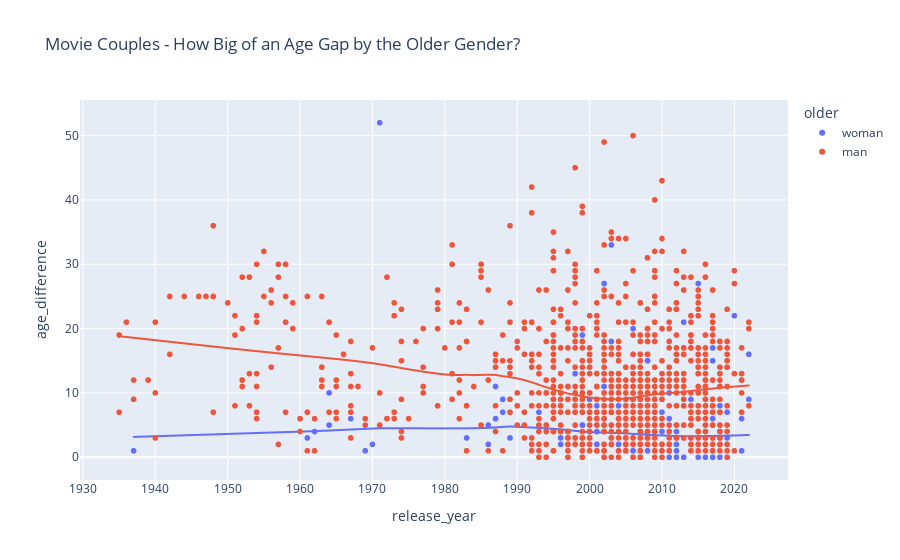

The cell this chart's notebook holds for it:
### Code cell
fig = px.scatter(df, x="release_year", y="age_difference", color="older", trendline="lowess", trendline_scope="trace", title= "Movie Couples - How Big of an Age Gap by the Older Gender?")
fig.show()

### Figure 1 — Plotly figure (JSON) as saved in the notebook; plotly's stock layout.template omitted (floating-point values rounded to 4 significant figures; data arrays with more than 128 entries replaced by an {"elided": "..."} marker saying what was removed)
{"data": [{"hovertemplate": "older=woman<br>release_year=%{x}<br>age_difference=%{y}<extra></extra>", "legendgroup": "woman", "marker": {"color": "#636efa", "symbol": "circle"}, "mode": "markers", "name": "woman", "showlegend": true, "type": "scattergl", "x": {"elided": "208 int values"}, "xaxis": "x", "y": {"elided": "208 int values"}, "yaxis": "y"}, {"hovertemplate": "<b>LOWESS trendline</b><br><br>older=woman<br>release_year=%{x}<br>age_difference=%{y} <b>(trend)</b><extra></extra>", "legendgroup": "woman", "marker": {"color": "#636efa", "symbol": "circle"}, "mode": "lines", "name": "woman", "showlegend": false, "type": "scattergl", "x": {"elided": "208 int values"}, "xaxis": "x", "y": {"elided": "208 float values"}, "yaxis": "y"}, {"hovertemplate": "older=man<br>release_year=%{x}<br>age_difference=%{y}<extra></extra>", "legendgroup": "man", "marker": {"color": "#EF553B", "symbol": "circle"}, "mode": "markers", "name": "man", "showlegend": true, "type": "scattergl", "x": {"elided": "947 int values"}, "xaxis": "x", "y": {"elided": "947 int values"}, "yaxis": "y"}, {"hovertemplate": "<b>LOWESS trendline</b><br><br>older=man<br>release_year=%{x}<br>age_difference=%{y} <b>(trend)</b><extra></extra>", "legendgroup": "man", "marker": {"color": "#EF553B", "symbol": "circle"}, "mode": "lines", "name": "man", "showlegend": false, "type": "scattergl", "x": {"elided": "947 int values"}, "xaxis": "x", "y": {"elided": "947 float values"}, "yaxis": "y"}], "layout": {"legend": {"title": {"text": "older"}, "tracegroupgap": 0}, "title": {"text": "Movie Couples - How Big of an Age Gap by the Older Gender?"}, "xaxis": {"anchor": "y", "domain": [0, 1], "title": {"text": "release_year"}}, "yaxis": {"anchor": "x", "domain": [0, 1], "title": {"text": "age_difference"}}}}
